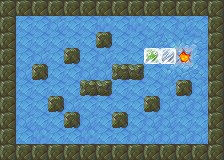

This is a level from a 2D game, rendered from its Tiled map with the project's own tilesets. A one-line summary and the map file follow, with tile-layer data summarised:
An orthogonal 14x10 tile map with 16x16 px tiles, 4 tile layers (Bottom, Floor, FloorTop, Blocks), 5 tilesets.

<map version="1.0" orientation="orthogonal" width="14" height="10" tilewidth="16" tileheight="16">
 <tileset firstgid="1" name="ground" tilewidth="16" tileheight="16">
  <image source="assets/tileset-ground.png" width="48" height="16" />
 </tileset>
 <tileset firstgid="4" name="misc" tilewidth="16" tileheight="16">
  <image source="assets/tileset-misc.png" width="64" height="16" />
  <tile id="3">
   <properties>
    <property name="goal" value="true" />
   </properties>
  </tile>
 </tileset>
 <tileset firstgid="8" name="pushblocks" tilewidth="16" tileheight="16">
  <image source="assets/tileset-pushblocks.png" width="48" height="16" />
  <tile id="1">
   <properties>
    <property name="goal" value="true" />
    <property name="sprite" value="assets/frozen.sprite" />
   </properties>
  </tile>
 </tileset>
 <tileset firstgid="11" name="rocks" tilewidth="16" tileheight="16">
  <properties>
   <property name="collision" value="true" />
  </properties>
  <image source="assets/tileset-rocks.png" width="256" height="48" />
 </tileset>
 <tileset firstgid="59" name="slippery" tilewidth="16" tileheight="16">
  <properties>
   <property name="slippery_block" value="true" />
   <property name="slippery_player" value="true" />
  </properties>
  <image source="assets/tileset-slippery.png" width="256" height="48" />
 </tileset>
 <layer name="Bottom" width="14" height="10">
  <data>[140 cells, 123 non-empty, 2 distinct tile ids]</data>
 </layer>
 <layer name="Floor" width="14" height="10">
  <properties>
   <property name="player_offset_y" value="-1" />
   <property name="player_sprite" value="assets/dino.sprite" />
   <property name="start_x" value="2" />
   <property name="start_y" value="3" />
  </properties>
  <data>[140 cells, 124 non-empty, 12 distinct tile ids]</data>
 </layer>
 <layer name="FloorTop" width="14" height="10">
  <data>[140 cells, 57 non-empty, 5 distinct tile ids]</data>
 </layer>
 <layer name="Blocks" width="14" height="10">
  <data>[140 cells, 2 non-empty, 2 distinct tile ids]</data>
 </layer>
</map>
